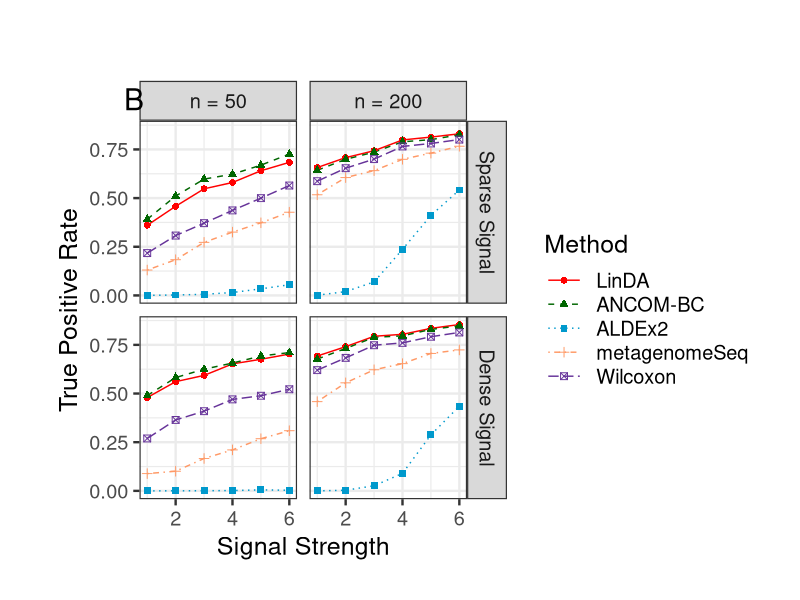
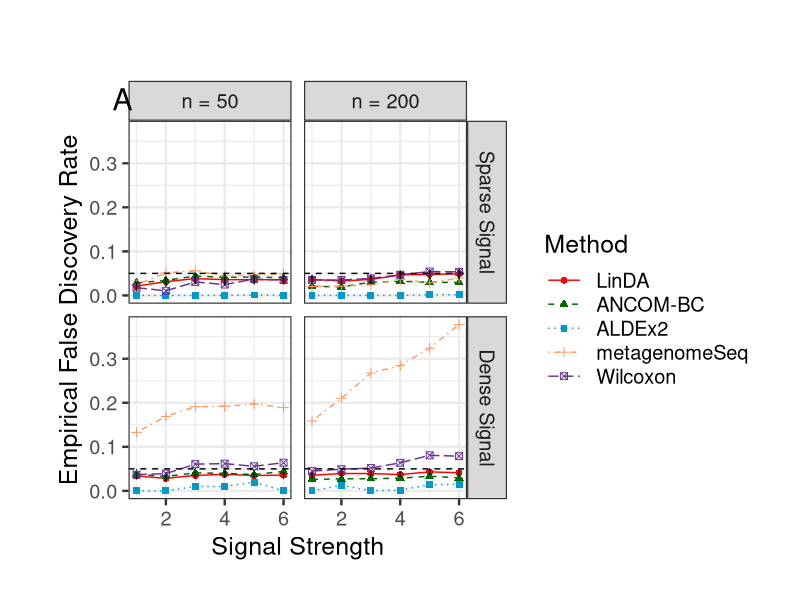
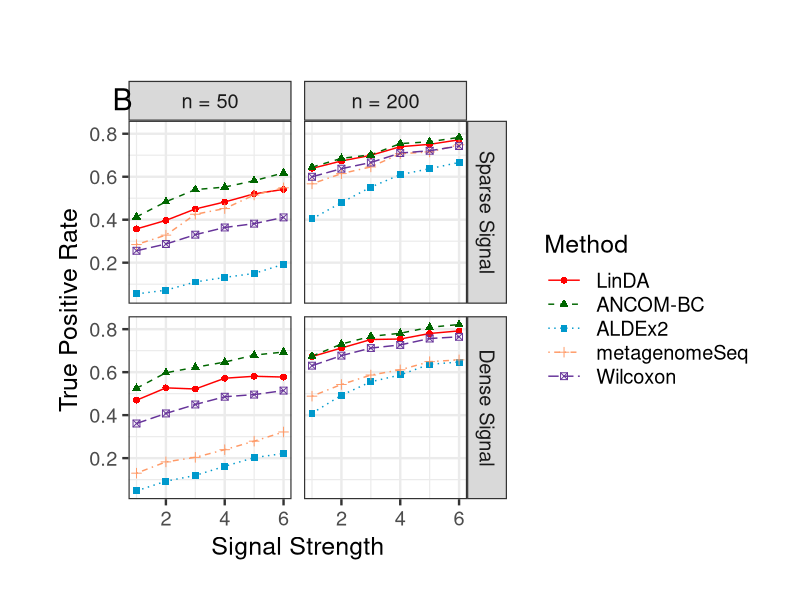
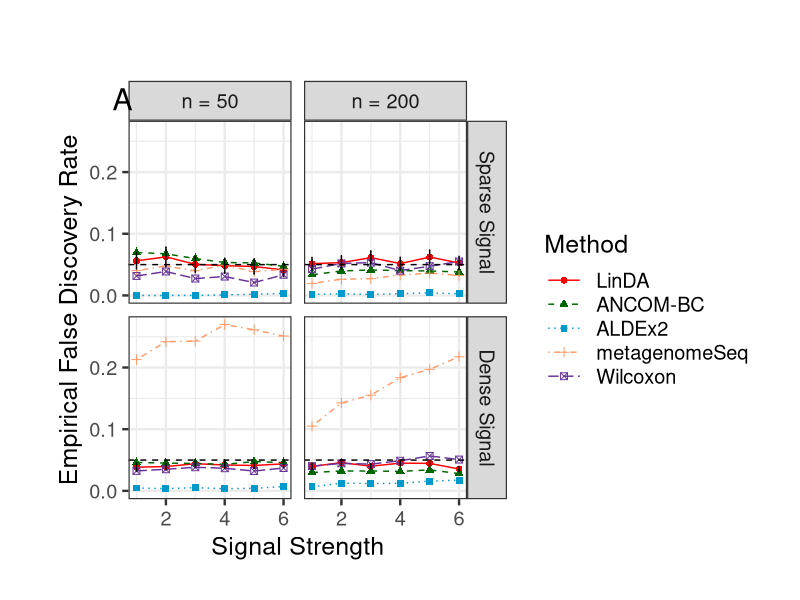
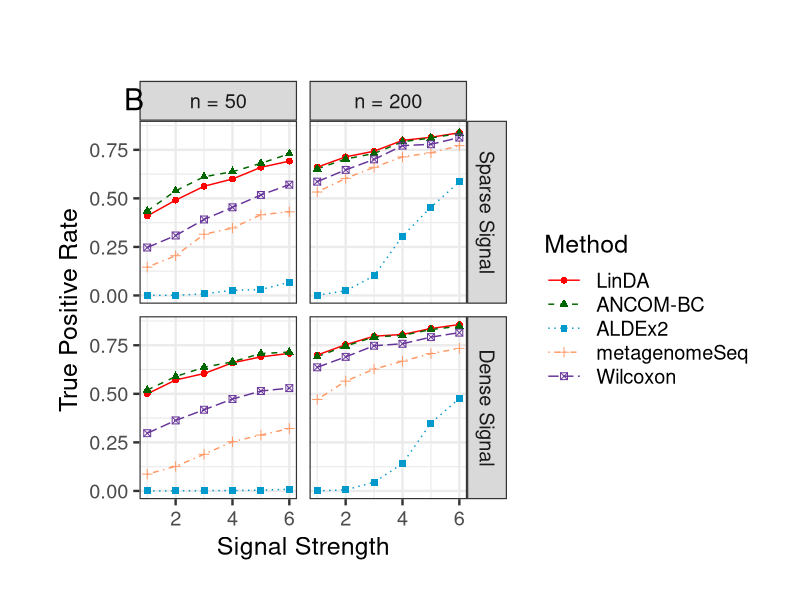
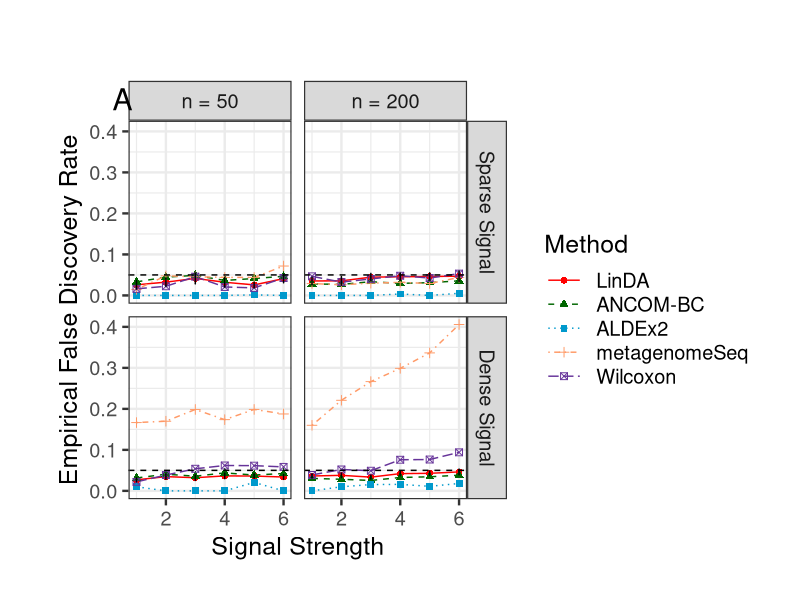
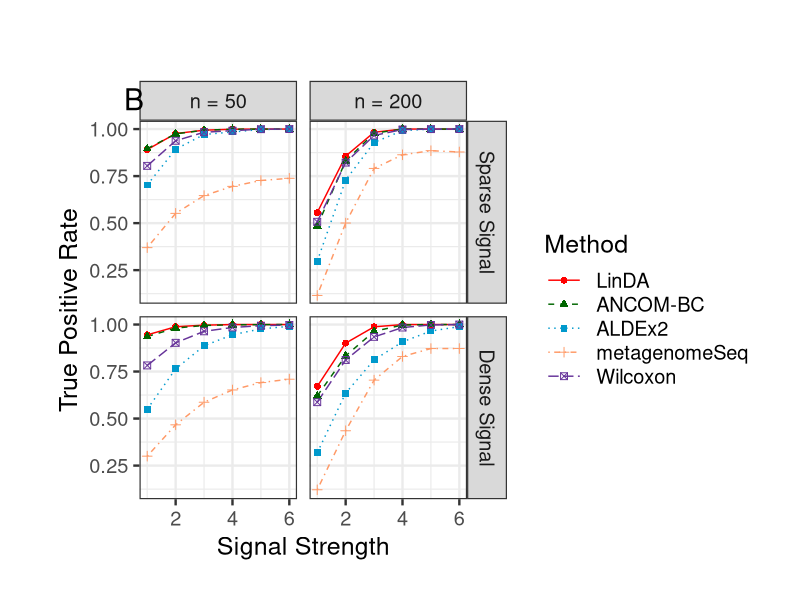
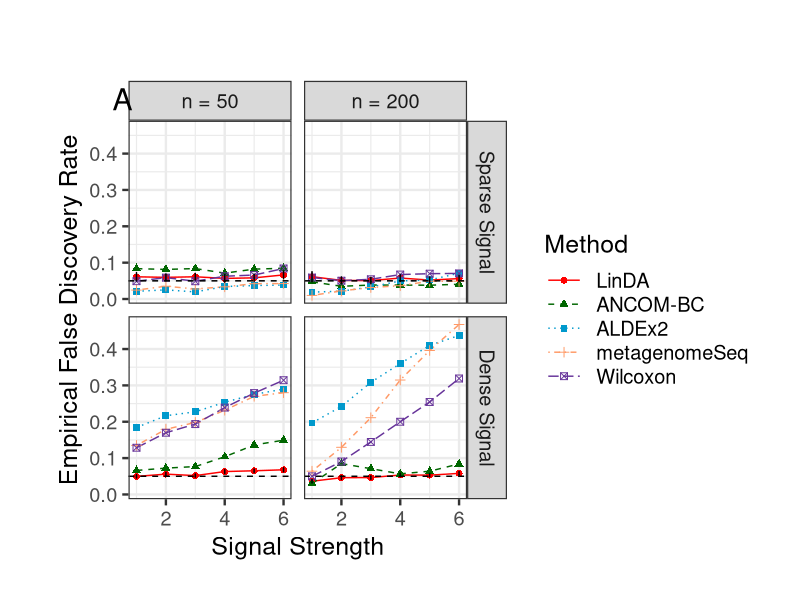

Write the R code that produced these figures, in order.
fdr.fun <- function(input1, input2, compr.methods, 
                    color.manual, linetype.manual, shape.manual, sample.size.label) {
  value <- as.vector(t(input1))
  sd <- as.vector(t(input2))
  
  sample.size.0 <- c(1, 2)
  sig.density.0 <- c(1, 2)
  sig.strength.0 <- c(1, 2, 3, 4, 5, 6)
  
  s1 <- 2; s2 <- 2; s3 <- 6
  
  sample.size <- rep(sample.size.0, each = s2 * s3)
  sig.density <- rep(rep(sig.density.0, each = s3), s1)
  sig.strength <- rep(sig.strength.0, s1 * s2)
  
  s <- s1 * s2 * s3 
  
  setting.0 <- cbind(sample.size, sig.density, sig.strength)
  
  n.met <- length(compr.methods)
  setting <- setting.0[rep(c(1 : s), each = n.met), ] 
  method.0 <- factor(1 : n.met, labels = compr.methods)
  Method <- rep(method.0, s)
  data <- cbind.data.frame(setting, Method, value, sd)
  
  plot1 <- ggplot(data, aes(x = sig.strength, y = value, group = Method)) + 
    geom_line(aes(color = Method, linetype = Method)) +
    geom_point(aes(color = Method, shape = Method), size = 2) +
    scale_colour_manual(values = color.manual)+
    scale_linetype_manual(values = linetype.manual)+
    scale_shape_manual(values = shape.manual) + 
    geom_errorbar(aes(ymin = value - sd, ymax = value + sd), width = .2,
                  position = position_dodge(0)) +
    facet_grid(factor(sig.density, labels = c("Sparse Signal", "Dense Signal"))
               ~factor(sample.size, labels = sample.size.label)) +
    xlab("Signal Strength") +
    ylab("Empirical False Discovery Rate") +
    geom_hline(aes(yintercept = 0.05), color = "black", linetype = "dashed") +
    theme_bw(base_size = 18) +
    ggtitle('A') +
    theme(plot.title = element_text(hjust = -0.05, vjust = -6), 
          legend.key.width = unit(1, "cm"),
          plot.margin=unit(c(1, 1, 1, 1.5),"cm"))
  return(plot1)
}

power.fun <- function(input1, input2, compr.methods, 
                      color.manual, linetype.manual, shape.manual, sample.size.lable) {
  value <- as.vector(t(input1))
  sd <- as.vector(t(input2))
  
  sample.size.0 <- c(1, 2)
  sig.density.0 <- c(1, 2)
  sig.strength.0 <- c(1, 2, 3, 4, 5, 6)
  
  s1 <- 2; s2 <- 2; s3 <- 6
  
  sample.size <- rep(sample.size.0, each = s2 * s3)
  sig.density <- rep(rep(sig.density.0, each = s3), s1)
  sig.strength <- rep(sig.strength.0, s1 * s2)
  
  s <- s1 * s2 * s3 
  
  setting.0 <- cbind(sample.size, sig.density, sig.strength)
  
  n.met <- length(compr.methods)
  setting <- setting.0[rep(c(1 : s), each = n.met), ] 
  method.0 <- factor(1 : n.met, labels = compr.methods)
  Method <- rep(method.0, s)
  data <- cbind.data.frame(setting, Method, value, sd)
  
  plot1 <- ggplot(data, aes(x = sig.strength, y = value, group = Method)) + 
    geom_line(aes(color = Method, linetype = Method)) +
    geom_point(aes(color = Method, shape = Method), size = 2) +
    scale_colour_manual(values = color.manual)+
    scale_linetype_manual(values = linetype.manual)+
    scale_shape_manual(values = shape.manual) + 
    geom_errorbar(aes(ymin = value - sd, ymax = value + sd), width = .2,
                  position = position_dodge(0)) +
    facet_grid(factor(sig.density, labels = c("Sparse Signal", "Dense Signal"))
               ~factor(sample.size, labels = sample.size.label)) +
    xlab("Signal Strength") +
    ylab("True Positive Rate") +
    theme_bw(base_size = 18) +
    ggtitle('B') +
    theme(plot.title = element_text(hjust = -0.05, vjust = -6), 
          legend.key.width = unit(1, "cm"),
          plot.margin=unit(c(1, 1, 1, 1.5),"cm"))
  return(plot1)
}


#########################################################
library(ggplot2)

fun <- function(setup) {
  fdr <- output[, 1 : 10][, ind]
  power <- output[, 11 : 20][, ind]
  fdr.sd <- output[, 21 : 30][, ind]
  power.sd <- output[, 31 : 40][, ind]
  
  fdr.sd.1 <- fdr.sd * 1.96 
  fdr.sd.1[, 2 : ncol(fdr)] <- NA
  power.sd.1 <- power.sd * 1.96 
  power.sd.1[, 1 : ncol(fdr)] <- NA
  
  # power.fun(power, power.sd.1, compr.methods, 
  #           color.manual, linetype.manual, shape.manual, sample.size.label)
  # fdr.fun(fdr, fdr.sd.1, compr.methods, 
  #         color.manual, linetype.manual, shape.manual, sample.size.label)
  
  pdf(file = paste0(setup, "_power.pdf"), width = 11, height = 8)
  print(power.fun(power, power.sd.1, compr.methods, 
                  color.manual, linetype.manual, shape.manual, sample.size.label))
  dev.off()
  pdf(file = paste0(setup, "_fdr.pdf"), width = 11, height = 8)
  print(fdr.fun(fdr, fdr.sd.1, compr.methods, 
                color.manual, linetype.manual, shape.manual, sample.size.label))
  dev.off()
}

fun <- function(setup) {
  fdr <- output[, 1 : 10][, ind]
  power <- output[, 11 : 20][, ind]
  fdr.sd <- output[, 21 : 30][, ind]
  power.sd <- output[, 31 : 40][, ind]
  
  fdr.sd.1 <- fdr.sd * 1.96 
  fdr.sd.1[, 2 : ncol(fdr)] <- NA
  power.sd.1 <- power.sd * 1.96 
  power.sd.1[, 1 : ncol(fdr)] <- NA
  
  # power.fun(power, power.sd.1, compr.methods, 
  #           color.manual, linetype.manual, shape.manual, sample.size.label)
  # fdr.fun(fdr, fdr.sd.1, compr.methods, 
  #         color.manual, linetype.manual, shape.manual, sample.size.label)
  
  pdf(file = paste0(setup, "_power_new.pdf"), width = 11, height = 8)
  print(power.fun(power, power.sd.1, compr.methods, 
                   color.manual, linetype.manual, shape.manual, sample.size.label))
  dev.off()
  pdf(file = paste0(setup, "_fdr_new.pdf"), width = 11, height = 8)
  print(fdr.fun(fdr, fdr.sd.1, compr.methods, 
                color.manual, linetype.manual, shape.manual, sample.size.label))
  dev.off()
}

compr.methods <- c('LinDA', 'ANCOM-BC', 'ALDEx2', 'metagenomeSeq', 'Wilcoxon')
color.manual <- c("red","#006600","#0099CC","#FF9966", "#663399")
linetype.manual <- c("solid", "dashed", "dotted", "dotdash", "longdash")
shape.manual <- c(16, 17, 15, 3, 7)
ind <- c(1, 2, 4, 7, 9)
sample.size.label <- c("n = 50", "n = 200")

output <- read.table("output_S0C0.txt")
fun('S0C0')
output <- read.table("output_S1C0.txt")
fun('S1C0')
output <- read.table("output_S2C0.txt")
fun('S2C0')
output <- read.table("output_S3C0.txt")
fun('S3C0')
output <- read.table("output_S4C0.txt")
fun('S4C0')
output <- read.table("output_S6C0.txt")
fun('S6C0')
output <- read.table("output_S0C0Strong.txt")
fun('S0C0Strong')

sample.size.label <- c("n = 20", "n = 30")
output <- read.table("output_S5C0.txt")
fun('S5C0')

compr.methods <- c('LinDA', 'ANCOM-BC', 'ALDEx2', 'Spearman')
color.manual <- c("red","#006600","#0099CC", "#663399")
linetype.manual <- c("solid", "dashed", "dotted", "longdash")
shape.manual <- c(16, 17, 15, 7)
ind <- c(1, 2, 4, 9)
sample.size.label <- c("n = 50", "n = 200")
output <- read.table("output_S0C1.txt")
fun('S0C1')

compr.methods <- c('LinDA', 'ANCOM-BC', 'ALDEx2', 'Wilcoxon')
output <- read.table("output_S0C2.txt")
fun('S0C2')


